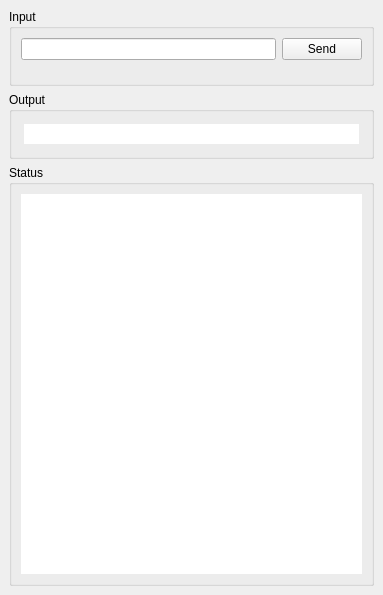
<?xml version="1.0" encoding="UTF-8"?>
<ui version="4.0">
 <class>MainWindow</class>
 <widget class="QMainWindow" name="MainWindow">
  <property name="geometry">
   <rect>
    <x>0</x>
    <y>0</y>
    <width>383</width>
    <height>595</height>
   </rect>
  </property>
  <property name="minimumSize">
   <size>
    <width>383</width>
    <height>595</height>
   </size>
  </property>
  <property name="maximumSize">
   <size>
    <width>383</width>
    <height>595</height>
   </size>
  </property>
  <property name="windowTitle">
   <string>CRC</string>
  </property>
  <widget class="QWidget" name="centralwidget">
   <layout class="QGridLayout" name="gridLayout">
    <item row="0" column="0">
     <widget class="QGroupBox" name="groupBox">
      <property name="sizePolicy">
       <sizepolicy hsizetype="Preferred" vsizetype="Fixed">
        <horstretch>0</horstretch>
        <verstretch>20</verstretch>
       </sizepolicy>
      </property>
      <property name="title">
       <string>Input</string>
      </property>
      <layout class="QGridLayout" name="gridLayout_3">
       <property name="bottomMargin">
        <number>23</number>
       </property>
       <item row="0" column="1">
        <widget class="QPushButton" name="send">
         <property name="text">
          <string>Send</string>
         </property>
        </widget>
       </item>
       <item row="0" column="0">
        <widget class="QLineEdit" name="input">
         <property name="clearButtonEnabled">
          <bool>true</bool>
         </property>
        </widget>
       </item>
      </layout>
     </widget>
    </item>
    <item row="1" column="0">
     <widget class="QGroupBox" name="groupBox_2">
      <property name="sizePolicy">
       <sizepolicy hsizetype="Preferred" vsizetype="Maximum">
        <horstretch>0</horstretch>
        <verstretch>20</verstretch>
       </sizepolicy>
      </property>
      <property name="title">
       <string>Output</string>
      </property>
      <layout class="QGridLayout" name="gridLayout_2">
       <property name="leftMargin">
        <number>12</number>
       </property>
       <property name="topMargin">
        <number>12</number>
       </property>
       <property name="rightMargin">
        <number>12</number>
       </property>
       <property name="bottomMargin">
        <number>12</number>
       </property>
       <item row="0" column="0">
        <widget class="QLineEdit" name="out">
         <property name="frame">
          <bool>false</bool>
         </property>
         <property name="readOnly">
          <bool>true</bool>
         </property>
        </widget>
       </item>
      </layout>
     </widget>
    </item>
    <item row="2" column="0">
     <widget class="QGroupBox" name="groupBox_3">
      <property name="sizePolicy">
       <sizepolicy hsizetype="Preferred" vsizetype="Preferred">
        <horstretch>0</horstretch>
        <verstretch>80</verstretch>
       </sizepolicy>
      </property>
      <property name="title">
       <string>Status</string>
      </property>
      <layout class="QGridLayout" name="gridLayout_4">
       <item row="0" column="0">
        <widget class="QTextBrowser" name="status">
         <property name="frameShape">
          <enum>QFrame::NoFrame</enum>
         </property>
        </widget>
       </item>
      </layout>
     </widget>
    </item>
   </layout>
  </widget>
 </widget>
 <resources/>
 <connections/>
</ui>
